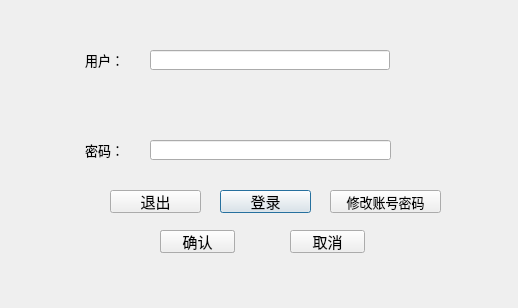
<?xml version="1.0" encoding="UTF-8"?>
<ui version="4.0">
 <class>admin</class>
 <widget class="QDialog" name="admin">
  <property name="geometry">
   <rect>
    <x>0</x>
    <y>0</y>
    <width>518</width>
    <height>308</height>
   </rect>
  </property>
  <property name="windowTitle">
   <string>Dialog</string>
  </property>
  <widget class="QLineEdit" name="lineEdit_2">
   <property name="geometry">
    <rect>
     <x>150</x>
     <y>50</y>
     <width>240</width>
     <height>20</height>
    </rect>
   </property>
  </widget>
  <widget class="QLabel" name="label">
   <property name="geometry">
    <rect>
     <x>85</x>
     <y>50</y>
     <width>61</width>
     <height>20</height>
    </rect>
   </property>
   <property name="font">
    <font>
     <family>楷体</family>
     <pointsize>10</pointsize>
    </font>
   </property>
   <property name="text">
    <string>用户：</string>
   </property>
  </widget>
  <widget class="QPushButton" name="pushButton">
   <property name="geometry">
    <rect>
     <x>220</x>
     <y>190</y>
     <width>91</width>
     <height>23</height>
    </rect>
   </property>
   <property name="font">
    <font>
     <family>楷体</family>
     <pointsize>11</pointsize>
    </font>
   </property>
   <property name="text">
    <string>登录</string>
   </property>
  </widget>
  <widget class="QLabel" name="label_2">
   <property name="geometry">
    <rect>
     <x>85</x>
     <y>140</y>
     <width>61</width>
     <height>20</height>
    </rect>
   </property>
   <property name="font">
    <font>
     <family>楷体</family>
     <pointsize>10</pointsize>
    </font>
   </property>
   <property name="text">
    <string>密码：</string>
   </property>
  </widget>
  <widget class="QPushButton" name="pushButton_5">
   <property name="geometry">
    <rect>
     <x>290</x>
     <y>230</y>
     <width>75</width>
     <height>23</height>
    </rect>
   </property>
   <property name="font">
    <font>
     <family>楷体</family>
     <pointsize>11</pointsize>
    </font>
   </property>
   <property name="text">
    <string>取消</string>
   </property>
  </widget>
  <widget class="QPushButton" name="pushButton_4">
   <property name="geometry">
    <rect>
     <x>160</x>
     <y>230</y>
     <width>75</width>
     <height>23</height>
    </rect>
   </property>
   <property name="text">
    <string>确认</string>
   </property>
  </widget>
  <widget class="QPushButton" name="pushButton_6">
   <property name="geometry">
    <rect>
     <x>160</x>
     <y>230</y>
     <width>75</width>
     <height>23</height>
    </rect>
   </property>
   <property name="font">
    <font>
     <family>楷体</family>
     <pointsize>11</pointsize>
    </font>
   </property>
   <property name="text">
    <string>确认</string>
   </property>
  </widget>
  <widget class="QPushButton" name="pushButton_2">
   <property name="geometry">
    <rect>
     <x>110</x>
     <y>190</y>
     <width>91</width>
     <height>23</height>
    </rect>
   </property>
   <property name="font">
    <font>
     <family>楷体</family>
     <pointsize>11</pointsize>
    </font>
   </property>
   <property name="text">
    <string>退出</string>
   </property>
  </widget>
  <widget class="QPushButton" name="pushButton_3">
   <property name="geometry">
    <rect>
     <x>330</x>
     <y>190</y>
     <width>111</width>
     <height>23</height>
    </rect>
   </property>
   <property name="font">
    <font>
     <family>楷体</family>
     <pointsize>10</pointsize>
    </font>
   </property>
   <property name="text">
    <string>修改账号密码</string>
   </property>
  </widget>
  <widget class="QLineEdit" name="lineEdit">
   <property name="geometry">
    <rect>
     <x>150</x>
     <y>140</y>
     <width>241</width>
     <height>20</height>
    </rect>
   </property>
   <property name="echoMode">
    <enum>QLineEdit::Password</enum>
   </property>
  </widget>
 </widget>
 <resources/>
 <connections/>
</ui>
